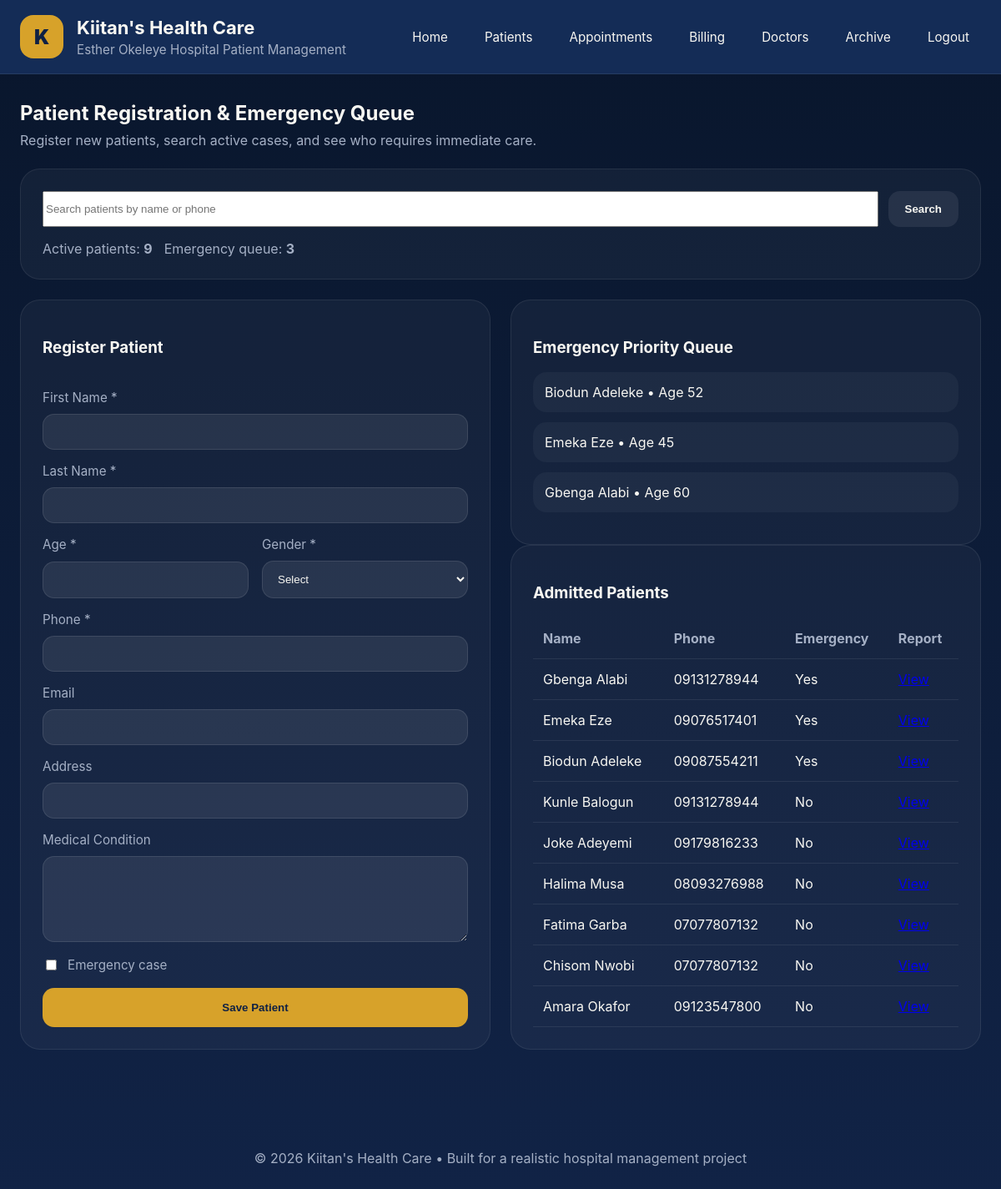
Screenshot of /patients (signed in) with the database file from the repository.
### tables this page shows
CREATE TABLE patients (
            id INTEGER PRIMARY KEY AUTOINCREMENT,
            first_name TEXT NOT NULL,
            last_name TEXT NOT NULL,
            age INTEGER NOT NULL,
            gender TEXT NOT NULL,
            phone TEXT NOT NULL,
            email TEXT,
            address TEXT,
            condition TEXT,
            emergency INTEGER DEFAULT 0,
            admitted_at TEXT,
            discharged INTEGER DEFAULT 0
        );

### app.py (the view, shortened to what this page needs)
@app.route("/patients", methods=["GET", "POST"])
@login_required
def patients():
    db = get_db_connection()
    query = request.args.get("q", "").strip()
    if query:
        search_query = f"%{query}%"
        patients = db.execute(
            "SELECT * FROM patients WHERE discharged = 0 AND (first_name LIKE ? OR last_name LIKE ? OR phone LIKE ?) ORDER BY emergency DESC, admitted_at DESC",
            (search_query, search_query, search_query),
        ).fetchall()
    else:
        patients = db.execute("SELECT * FROM patients WHERE discharged = 0 ORDER BY emergency DESC, admitted_at DESC").fetchall()
    emergency_queue = db.execute("SELECT * FROM patients WHERE emergency = 1 AND discharged = 0 ORDER BY admitted_at ASC").fetchall()
    return render_template("patients.html", patients=patients, emergency_queue=emergency_queue, search_query=query)

### app.py (called while the page is built)
def get_db_connection():
    db = getattr(g, "db", None)
    if db is None:
        db = sqlite3.connect(app.config["DATABASE"])
        db.row_factory = sqlite3.Row
        g.db = db
    return db

def login_required(view):
    @wraps(view)
    def wrapped_view(**kwargs):
        if not session.get("user"):
            return redirect(url_for("login"))
        return view(**kwargs)
    return wrapped_view

@app.context_processor
def inject_user():
    return {
        "logged_in": bool(session.get("user")),
        "current_user": session.get("user"),
    }

### templates/patients.html (shortened to what this page needs)
{% extends "base.html" %}
{% block content %}
<section class="section-block">
  <div class="section-intro">
    <h2>Patient Registration & Emergency Queue</h2>
    <p>Register new patients, search active cases, and see who requires immediate care.</p>
  </div>
  <div class="panel search-panel">
    <form method="get" class="search-form">
      <input type="search" name="q" placeholder="Search patients by name or phone" value="{{ search_query }}" />
      <button type="submit" class="button secondary">Search</button>
    </form>
    <div class="status-bar">
      <span>Active patients: <strong>{{ patients|length }}</strong></span>
      <span>Emergency queue: <strong>{{ emergency_queue|length }}</strong></span>
    </div>
  </div>
  <div class="grid-two">
    <form method="post" class="panel form-panel">
      <h3>Register Patient</h3>
      <div class="form-group">
        <label>First Name *</label>
        <input type="text" name="first_name" required />
      </div>
      <div class="form-group">
        <label>Last Name *</label>
        <input type="text" name="last_name" required />
      </div>
      <div class="form-row">
        <div class="form-group half">
          <label>Age *</label>
          <input type="number" name="age" min="0" required />
        </div>
        <div class="form-group half">
          <label>Gender *</label>
          <select name="gender" required>
            <option value="">Select</option>
          </select>
        </div>
      </div>
      <div class="form-group">
        <label>Phone *</label>
        <input type="tel" name="phone" required />
      </div>
      <div class="form-group">
        <label>Email</label>
        <input type="email" name="email" />
      </div>
      <div class="form-group">
        <label>Address</label>
        <input type="text" name="address" />
      </div>
      <div class="form-group">
        <label>Medical Condition</label>
        <textarea name="condition"></textarea>
      </div>
      <div class="form-group form-check">
        <input type="checkbox" name="emergency" id="emergency" />
        <label for="emergency">Emergency case</label>
      </div>
      <button type="submit" class="button primary full-width">Save Patient</button>
    </form>
    <div>
      <div class="panel">
        <h3>Emergency Priority Queue</h3>
        {% if emergency_queue %}
        <ul class="list-highlight">
          {% for patient in emergency_queue %}
          <li>{{ patient.first_name }} {{ patient.last_name }} • Age {{ patient.age }}</li>
          {% endfor %}
        </ul>
        {% else %}
        <p>No current emergency admissions.</p>
        {% endif %}
      </div>
      <div class="panel">
        <h3>Admitted Patients</h3>
        <table>
          <thead>
            <tr>
              <th>Name</th>
              <th>Phone</th>
              <th>Emergency</th>
              <th>Report</th>
            </tr>
          </thead>
          <tbody>
            {% for patient in patients %}
            <tr>
              <td>{{ patient.first_name }} {{ patient.last_name }}</td>
              <td>{{ patient.phone }}</td>
              <td>{% if patient.emergency %}Yes{% else %}No{% endif %}</td>
              <td><a href="{{ url_for('report', patient_id=patient.id) }}">View</a></td>
            </tr>
            {% endfor %}
          </tbody>
        </table>
      </div>
    </div>
  </div>
</section>
{% endblock %}

### static/css/style.css (style rules this page uses)
* { box-sizing: border-box; }
:root { --bg: #0f2144; --surface: #142c56; --surface-alt: #1e3b6d; --accent: #d7a22a; --text: #f8f7f2; --muted: #a5b0c5; --danger: #d85858; --success: #4aa96c; }
body { margin: 0; font-family: Inter, ui-sans-serif, system-ui, -apple-system, BlinkMacSystemFont, "Segoe UI", sans-serif; color: var(--text); background: linear-gradient(180deg, #09162c 0%, #112346 100%); }
.button { display: inline-flex; align-items: center; justify-content: center; padding: 14px 20px; border-radius: 14px; border: none; color: var(--bg); text-decoration: none; font-weight: 700; cursor: pointer; }
.button.primary { background: var(--accent); }
.button.secondary { background: rgba(255, 255, 255, 0.08); color: var(--text); }
.full-width { width: 100%; }
.section-block { margin-bottom: 32px; }
.section-intro { margin-bottom: 24px; }
.section-intro h2 { margin: 0 0 8px; }
.section-intro p { margin: 0; color: var(--muted); }
.grid-two { display: grid; grid-template-columns: 1fr 1fr; gap: 24px; }
.panel { background: rgba(255, 255, 255, 0.04); border: 1px solid rgba(255, 255, 255, 0.08); border-radius: 24px; padding: 26px; }
.form-panel { display: grid; gap: 16px; }
.form-group { display: grid; gap: 8px; }
.form-row { display: grid; grid-template-columns: 1fr 1fr; gap: 16px; }
.form-group label { font-size: 0.95rem; color: var(--muted); }
.form-group input, .form-group select, .form-group textarea { background: rgba(255, 255, 255, 0.08); border: 1px solid rgba(255, 255, 255, 0.1); border-radius: 14px; color: var(--text); padding: 12px 14px; }
.form-group textarea { min-height: 100px; resize: vertical; }
.form-check { display: flex; align-items: center; gap: 10px; }
table { width: 100%; border-collapse: collapse; }
table th, table td { text-align: left; padding: 14px 12px; border-bottom: 1px solid rgba(255, 255, 255, 0.08); }
table th { color: var(--muted); }
.list-highlight { list-style: none; padding: 0; margin: 0; }
.list-highlight li { padding: 14px; border-radius: 16px; background: rgba(255, 255, 255, 0.04); margin-bottom: 12px; }
.search-panel { display: grid; gap: 16px; margin-bottom: 24px; }
.search-form { display: grid; grid-template-columns: 1fr auto; gap: 12px; }
.status-bar { display: flex; gap: 14px; flex-wrap: wrap; color: var(--muted); }

### rows the page displays
patients: first_name "Biodun", last_name "Adeleke", age "52", phone "09087554211", emergency "Yes"
patients: first_name "Emeka", last_name "Eze", age "45", phone "09076517401", emergency "Yes"
patients: first_name "Gbenga", last_name "Alabi", age "60", phone "09131278944", emergency "Yes"
patients: first_name "Kunle", last_name "Balogun", phone "09131278944", emergency "No"
patients: first_name "Joke", last_name "Adeyemi", phone "09179816233", emergency "No"
patients: first_name "Halima", last_name "Musa", phone "08093276988", emergency "No"
patients: first_name "Fatima", last_name "Garba", phone "07077807132", emergency "No"
patients: first_name "Chisom", last_name "Nwobi", phone "07077807132", emergency "No"
patients: first_name "Amara", last_name "Okafor", phone "09123547800", emergency "No"

### other values shown
{{ patients|length }} "9"
{{ emergency_queue|length }} "3"
